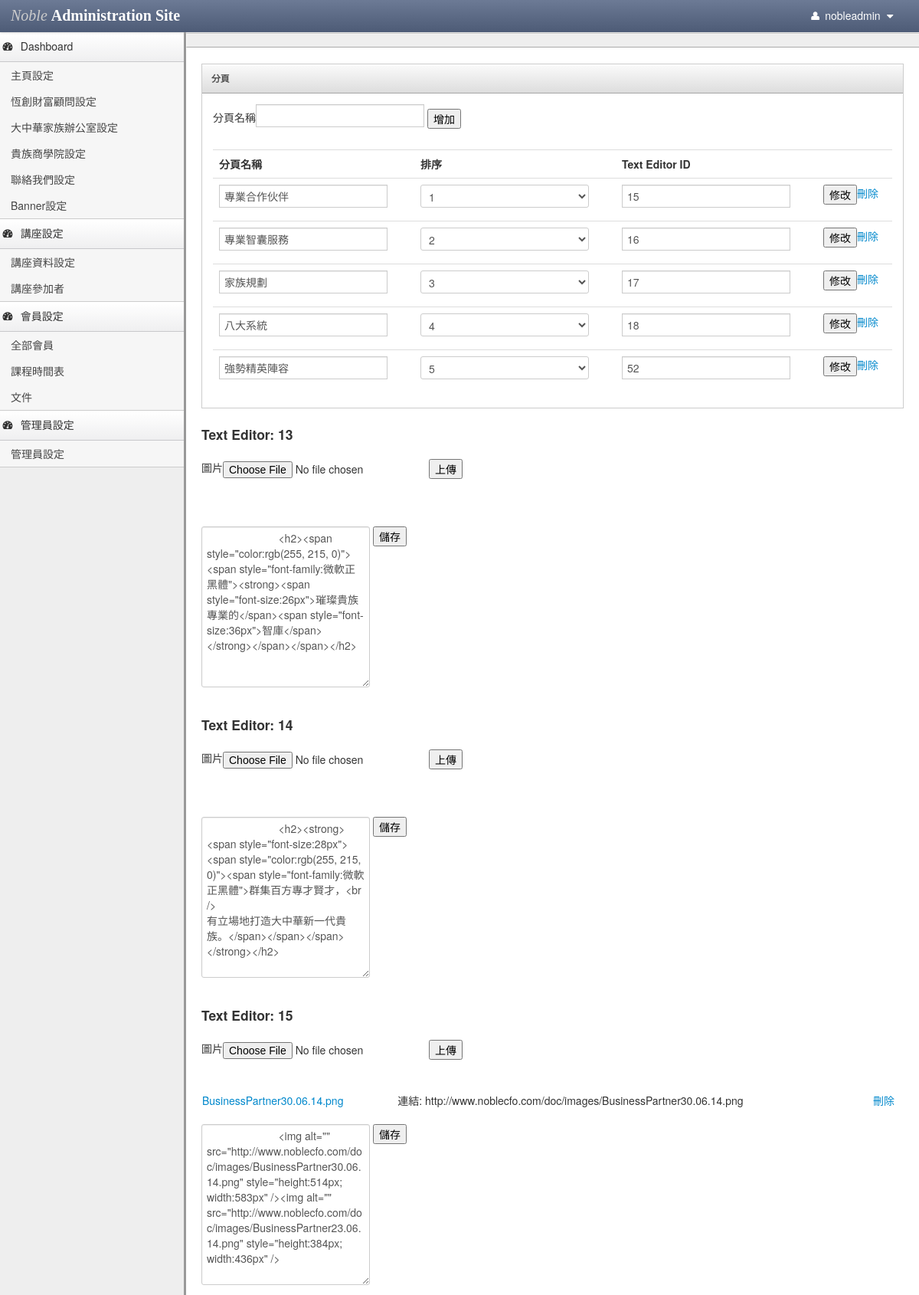
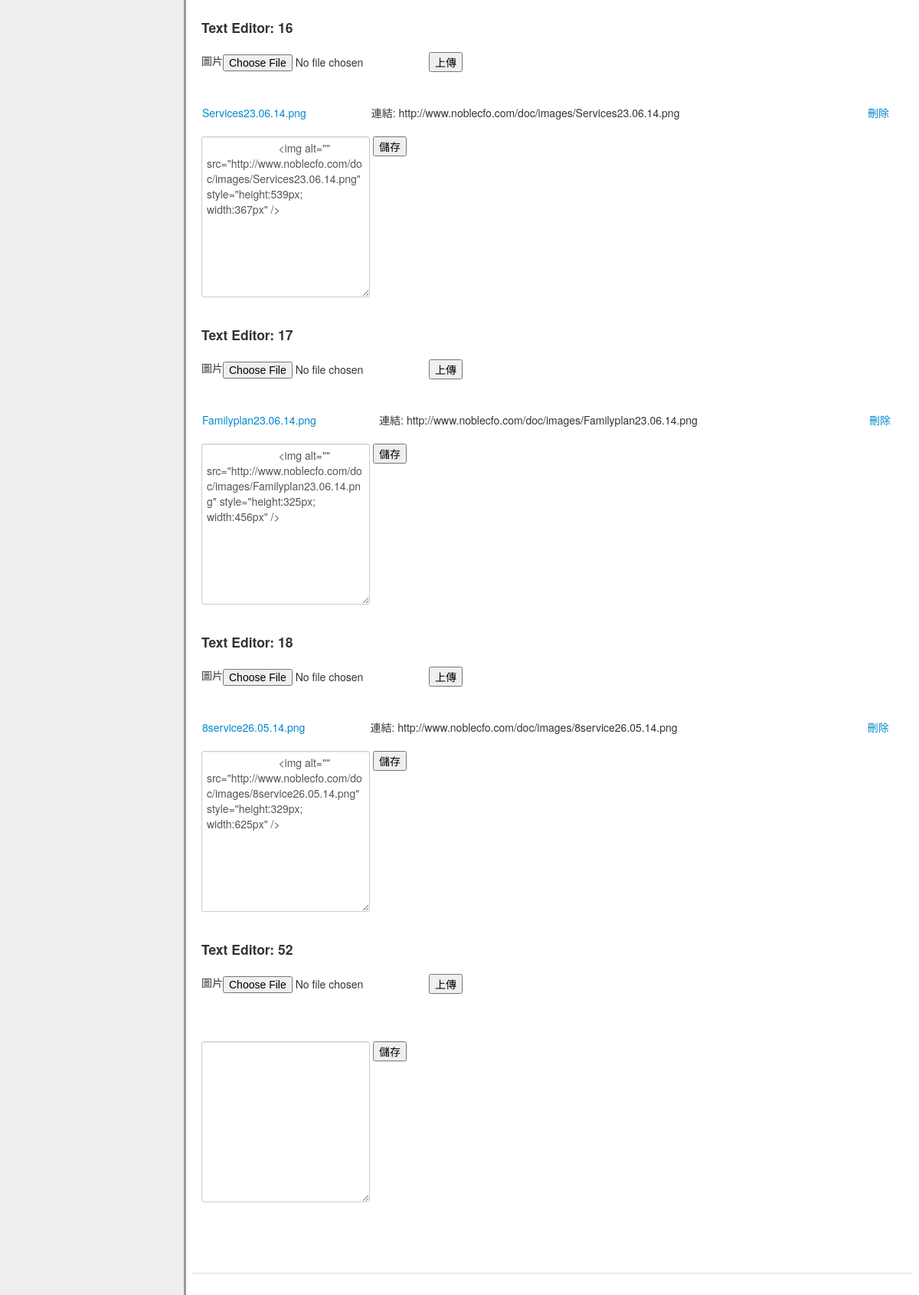
The page /admin/editWealth.php (signed in) on the database its author committed (2 pictures, top to bottom).
### tables this page shows
CREATE TABLE IF NOT EXISTS `tabbing` (
  `id` int(11) NOT NULL AUTO_INCREMENT,
  `name` varchar(100) NOT NULL,
  `type` varchar(100) NOT NULL,
  `textEditorID` int(99) NOT NULL,
  `displayOrder` int(99) NOT NULL,
  PRIMARY KEY (`id`)
);

CREATE TABLE IF NOT EXISTS `texteditor` (
  `textID` int(3) unsigned NOT NULL AUTO_INCREMENT,
  `textindex` varchar(8) NOT NULL,
  `textarea` text NOT NULL,
  PRIMARY KEY (`textID`)
);

CREATE TABLE IF NOT EXISTS `imagelink` (
  `id` int(99) NOT NULL AUTO_INCREMENT,
  `name` varchar(500) NOT NULL,
  `path` varchar(500) NOT NULL,
  `textID` int(99) NOT NULL,
  PRIMARY KEY (`id`)
);

### admin/editWealth.php (the view, shortened to what this page needs)
<?php require("interface1.php");?>
<div class="block">
	<a href="#tablewidget" class="block-heading" data-toggle="collapse">分頁</a>
	<div class="block-body">
	<form action = 'addTab.php' method = 'POST'>
		分頁名稱<input type = 'text' name = 'name'>
		<input type = 'submit' value = '增加'/>
	</form>
	<table class = "table">
	<th>分頁名稱</th>
	<th>排序</th>
	<th>Text Editor ID</th>
	<th></th>
	<?php
		$sql = "select * from tabbing where type = 'wealth' order by displayOrder";
		$result = mysql_query($sql);
		while($row = mysql_fetch_array($result))
		{
			print "<tr>";
			print "<form action = 'editTabbing.php' method = 'POST'>";
			print "<td><input type = 'text' name = 'name' value = '".$row["name"]."'></td>";
			print "<td>";
			print "<select name = 'displayOrder'>";
				$sql2 = "select max(displayOrder) as do from tabbing where type = 'main' order by displayOrder";
				$result2 = mysql_query($sql2);
				$maxOrder = 0;
				if($row2 = mysql_fetch_array($result2))
				{
					$maxOrder = $row2["do"];
				}
				for($i = 1; $i <= $maxOrder; $i++)
				{
					if($i == $row["displayOrder"])
					{
						print "<option value = '".$i."' selected>".$i."</option>";
					}
					else
					{
						print "<option value = '".$i."'>".$i."</option>";
					}
				}
			print "</select>";
			print "</td><td>";
			print "<input type = 'text' value = '".$row["textEditorID"]."' name = 'textEditorID'>";
			print "<td>";
			print "<input type = 'submit' value = '修改'/>";
			print "<a href = 'deleteTab.php?id=".$row["id"]."&textEditorID=".$row["textEditorID"]."&redirect=editWealth'>刪除</a>";
			print "</td>";
			print "</form>";
			print "</tr>";
		}
	?>
	</table>
	</div>
</div>
<?php
	$sql = "select textID, textindex, textarea from textEditor where textindex like 'btext%' order by textID ASC";
	$result = mysql_query($sql);
	$numOfText = mysql_num_rows($result);
	for($i=0; $i<$numOfText; $i++) {
		$row = mysql_fetch_array($result);
?>
		<h3><?php echo "Text Editor: ".$row[textID] ?></h3>
		<form action = 'insertImage.php' enctype="multipart/form-data" method = 'POST'>
			<?php $textID = $row[textID]; ?>
			圖片<input type = 'file' name = 'image' />
			<input type = 'submit' value = '上傳' />
		</form>
		<br/>
		<table width = '100%'>
		<?php
			$sql2 = "select * from imageLink where textID = '$textID'";
			$result2 = mysql_query($sql2);
			while($row2 = mysql_fetch_array($result2))
			{
				print "<tr>";
				print "<td>";
				print "<a href = '".$row2["path"]."' target = '_blank'>".$row2["name"]."</a><br/>";
				print "</td>";
				print "<td>";
				print "連結:&nbsp;".$row2["path"];
				print "</td>";
				print "<td>";
				print "<a href = 'deleteImage.php?id=".$row2["id"]."&redirect=editWealth'>刪除</a>";
				print "</td>";
				print "</tr>";
			}
		?>
		</table>
		<br/>
		<form method="post" name="contact" action="<?php echo htmlspecialchars($_SERVER["PHP_SELF"]);?>">
		<textarea name="<?php echo $row[textindex]; ?>" id="<?php echo $row[textindex]; ?>" rows="10" cols="80">
			<?php
				print "$row[textarea]";
			?>
		</textarea>
		<input type="submit" class="submit_btn float_l" name="submit" id="submit" value="儲存" />
		</form>
<?php
	}
?>
<?php require("interface2.php");?>

### admin/interface1.php (shortened to what this page needs)
<!DOCTYPE html PUBLIC "-//W3C//DTD XHTML 1.0 Transitional//EN" "http://www.w3.org/TR/xhtml1/DTD/xhtml1-transitional.dtd">
<html xmlns="http://www.w3.org/1999/xhtml">
  <head>
    <link rel="stylesheet" type="text/css" href="lib/bootstrap/css/bootstrap.css">
    <link rel="stylesheet" type="text/css" href="stylesheets/theme.css">
    <link rel="stylesheet" href="lib/font-awesome/css/font-awesome.css">
  </head>
  <body class="">
    <div class="navbar">
        <div class="navbar-inner">
                <ul class="nav pull-right">
                    <li id="fat-menu" class="dropdown">
                        <a href="#" role="button" class="dropdown-toggle" data-toggle="dropdown">
                            <i class="icon-user"></i>
							<?php
								$adminID = $_SESSION["adminID"];
								$sql = "select loginID from admin where adminID = '$adminID'";
								$result = mysql_query($sql);
								if($row = mysql_fetch_array($result))
								{
									print $row["loginID"];
								}
							?>
                            <i class="icon-caret-down"></i>
                        </a>
                    </li>
                </ul>
                <a class="brand" href="index.php"><span class="first">Noble</span> <span class="second">Administration Site</span></a>
        </div>
    </div>
    <div class="sidebar-nav">
        <a href="#dashboard-menu" class="nav-header" data-toggle="collapse"><i class="icon-dashboard"></i>Dashboard</a>
        <ul id="dashboard-menu" class="nav nav-list collapse in">
            <li><a href="editMain.php">主頁設定</a></li>
            <li ><a href="editWealth.php">恆創財富顧問設定</a></li>
            <li ><a href="editFamily.php">大中華家族辦公室設定</a></li>
            <li ><a href="editSchool.php">貴族商學院設定</a></li>
            <li ><a href="editContact.php">聯絡我們設定</a></li>
			<li ><a href="editBanner.php">Banner設定</a></li>
        </ul>
		<a href="#dashboard-menu" class="nav-header" data-toggle="collapse"><i class="icon-dashboard"></i>講座設定</a>
		<ul id="dashboard-menu" class="nav nav-list collapse in">
			<li><a href="eventEditor.php">講座資料設定</a></li>
			<li><a href="event_joiner.php">講座參加者</a></li>
		</ul>
		<a href="#dashboard-menu" class="nav-header" data-toggle="collapse"><i class="icon-dashboard"></i>會員設定</a>
		<ul id="dashboard-menu" class="nav nav-list collapse in">
			<li><a href="editMember.php">全部會員</a></li>
			<li><a href="course.php">課程時間表</a></li>
			<li><a href="file.php">文件</a></li>
		</ul>
		<a href="#dashboard-menu" class="nav-header" data-toggle="collapse"><i class="icon-dashboard"></i>管理員設定</a>
		<ul id="dashboard-menu" class="nav nav-list collapse in">
			<li><a href="adminSetting.php">管理員設定</a></li>
		</ul>
    </div>
    <div class="content">
        <div class="header">
        </div>
		<ul class="breadcrumb">
        </ul>
        <div class="container-fluid">
            <div class="row-fluid">

### admin/interface2.php (shortened to what this page needs)
                <footer>
                    <hr>
                </footer>
			</div>
		</div>
	</div>
  </body>
</html>

### admin/interface1.php (style rules this page uses)
.brand { font-family: georgia, serif; }
.brand .first { color: #ccc; font-style: italic; }
.brand .second { color: #fff; font-weight: bold; }

### rows shown on the page
tabbing: name "專業合作伙伴", displayOrder "1", textEditorID "15"
tabbing: name "專業智囊服務", displayOrder "2", textEditorID "16"
tabbing: name "家族規劃", displayOrder "3", textEditorID "17"
tabbing: name "八大系統", displayOrder "4", textEditorID "18"
tabbing: name "強勢精英陣容", displayOrder "5", textEditorID "52"
texteditor: textID "13", textindex+textarea "<h2><span style=\"color:rgb(255, 215, 0)\"><span style=\"font-family:微軟正黑體\"><strong><span style=\"font-size:26px\">璀璨貴族專業的</span><span style=\"font-size:36px\">智庫</span></strong></span></span></h2>"
texteditor: textID "14", textindex+textarea "<h2><strong><span style=\"font-size:28px\"><span style=\"color:rgb(255, 215, 0)\"><span style=\"font-family:微軟正黑體\">群集百方專才賢才，<br /> 有立場地打造大中華新一代貴族。</span></span></span></strong></h2>"
texteditor: textID "15", textindex+textarea "<img alt=\"\" src=\"http://www.noblecfo.com/doc/images/BusinessPartner30.06.14.png\" style=\"height:514px; width:583px\" /><img alt=\"\" src=\"http://www.noblecfo.com/doc/images/BusinessPartner23.06.14.png\" style=\"height:384px; width:436px\" />"
imagelink: name "BusinessPartner30.06.14.png", path "http://www.noblecfo.com/doc/images/BusinessPartner30.06.14.png"
texteditor: textID "16", textindex+textarea "<img alt=\"\" src=\"http://www.noblecfo.com/doc/images/Services23.06.14.png\" style=\"height:539px; width:367px\" />"
imagelink: name "Services23.06.14.png", path "http://www.noblecfo.com/doc/images/Services23.06.14.png"
texteditor: textID "17", textindex+textarea "<img alt=\"\" src=\"http://www.noblecfo.com/doc/images/Familyplan23.06.14.png\" style=\"height:325px; width:456px\" />"
imagelink: name "Familyplan23.06.14.png", path "http://www.noblecfo.com/doc/images/Familyplan23.06.14.png"
texteditor: textID "18", textindex+textarea "<img alt=\"\" src=\"http://www.noblecfo.com/doc/images/8service26.05.14.png\" style=\"height:329px; width:625px\" />"
imagelink: name "8service26.05.14.png", path "http://www.noblecfo.com/doc/images/8service26.05.14.png"
texteditor: textID "52"

### other values the page prints
$row["loginID"] "nobleadmin"
